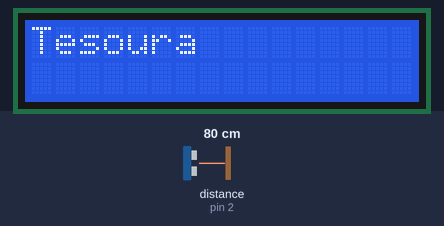
This sketch was run on a simulated Arduino Uno, built with avr-gcc and run on an emulated ATmega328P. Parts: 16×2 character LCD. Wiring (inferred from the names in the program): ultrasonic range finder: trigger pin 3; echo pin 2. The test bench sets the inputs (shaded band); at power-on: distance to the obstacle (sensor on pin 2) 80 cm. The echo pulse lasts 58.3 µs per cm; random numbers use the default seed unless the sketch sets one; what the sketch prints to the serial monitor is not drawn.

Above: at 0.2 s.
At 5.2 s:
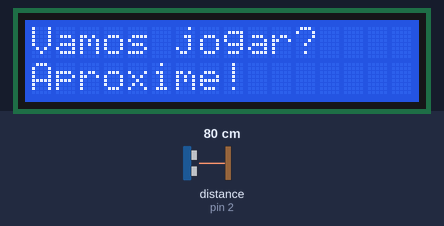

Measured:
- what the display in image 0 shows lasts 5.0 s, from 0.1 s to 5.1 s

The sketch:

PRJ_2.9_Pedra__Papel_e_Tesoura.ino
```cpp
#include <Wire.h>
#include <Adafruit_LiquidCrystal.h>

Adafruit_LiquidCrystal lcd(0);

const byte trigPin = 3;
const byte echoPin = 2;

const float distanciaParaJogar = 200.0;    // cm
const float distanciaParaRearmar = 250.0;  // cm
const unsigned long tempoResposta = 5000; // ms

const char* const respostas[] = {"Pedra", "Papel", "Tesoura"};

bool podeJogar = true;
bool primeiroSorteio = true;

void mostrarConvite() {
  lcd.clear();
  lcd.setCursor(0, 0);
  lcd.print("Vamos jogar?");
  lcd.setCursor(0, 1);
  lcd.print("Aproxime!");
}

float medirDistancia() {
  digitalWrite(trigPin, LOW);
  delayMicroseconds(2);
  digitalWrite(trigPin, HIGH);
  delayMicroseconds(10);
  digitalWrite(trigPin, LOW);

  unsigned long eco = pulseIn(echoPin, HIGH, 25000UL);

  if (eco == 0) {
    return -1;  // Nenhum eco recebido
  }

  return eco * 0.0343 / 2.0;
}

void mostrarJogada() {
  if (primeiroSorteio) {
    randomSeed(micros());
    primeiroSorteio = false;
  }

  byte escolha = random(3);  // 0, 1 ou 2

  lcd.clear();
  lcd.setCursor(0, 0);
  lcd.print(respostas[escolha]);

  Serial.print("Jogada: ");
  Serial.println(respostas[escolha]);

  delay(tempoResposta);
  mostrarConvite();
}

void setup() {
  Serial.begin(9600);

  pinMode(trigPin, OUTPUT);
  pinMode(echoPin, INPUT);
  digitalWrite(trigPin, LOW);

  Wire.begin();
  lcd.begin(16, 2);
  lcd.setBacklight(HIGH);
  mostrarConvite();
}

void loop() {
  float distancia = medirDistancia();

  if (distancia < 0) {
    Serial.println("Sem eco");
    podeJogar = true;
  } else {
    Serial.print("Distancia: ");
    Serial.print(distancia, 1);
    Serial.println(" cm");

    if (distancia > distanciaParaRearmar) {
      podeJogar = true;
    }

    if (podeJogar && distancia >= 2.0 && distancia <= distanciaParaJogar) {
      podeJogar = false;
      mostrarJogada();
    }
  }

  delay(60);  // Intervalo entre medições do HC-SR04
}
```
